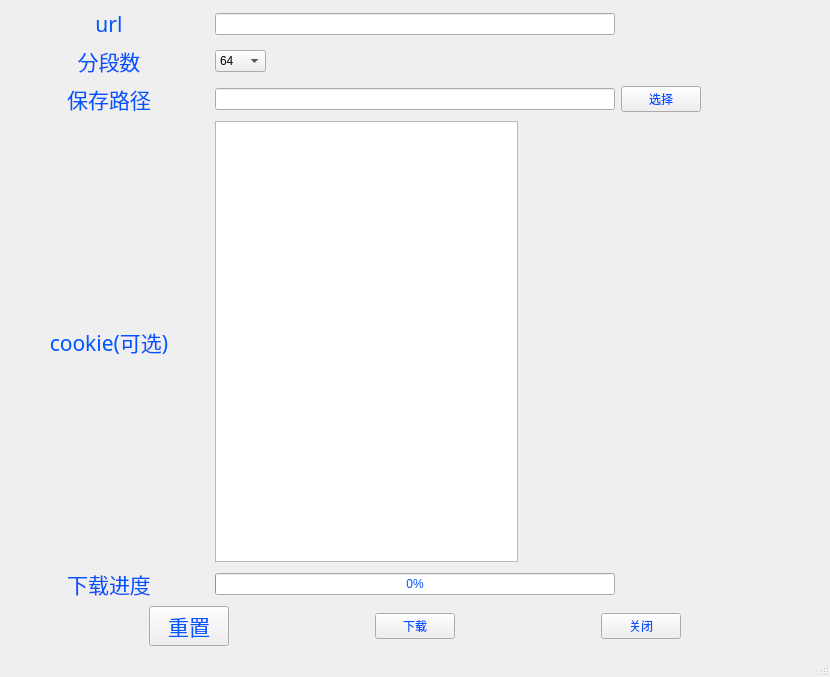
<?xml version="1.0" encoding="UTF-8"?>
<ui version="4.0">
 <class>MainWindow</class>
 <widget class="QMainWindow" name="MainWindow">
  <property name="geometry">
   <rect>
    <x>0</x>
    <y>0</y>
    <width>830</width>
    <height>677</height>
   </rect>
  </property>
  <property name="windowTitle">
   <string>MainWindow</string>
  </property>
  <widget class="QWidget" name="centralwidget">
   <layout class="QVBoxLayout" name="verticalLayout">
    <item>
     <layout class="QHBoxLayout" name="horizontalLayout">
      <item>
       <widget class="QLabel" name="label">
        <property name="minimumSize">
         <size>
          <width>200</width>
          <height>0</height>
         </size>
        </property>
        <property name="font">
         <font>
          <family>宋体</family>
          <pointsize>16</pointsize>
         </font>
        </property>
        <property name="styleSheet">
         <string notr="true">font: 16pt &quot;宋体&quot;;
color: rgb(0, 85, 255);</string>
        </property>
        <property name="text">
         <string>url</string>
        </property>
        <property name="alignment">
         <set>Qt::AlignCenter</set>
        </property>
       </widget>
      </item>
      <item>
       <widget class="QLineEdit" name="urlLineEdit">
        <property name="minimumSize">
         <size>
          <width>400</width>
          <height>0</height>
         </size>
        </property>
       </widget>
      </item>
      <item>
       <spacer name="horizontalSpacer_3">
        <property name="orientation">
         <enum>Qt::Horizontal</enum>
        </property>
        <property name="sizeHint" stdset="0">
         <size>
          <width>40</width>
          <height>20</height>
         </size>
        </property>
       </spacer>
      </item>
     </layout>
    </item>
    <item>
     <layout class="QHBoxLayout" name="horizontalLayout_2">
      <item>
       <widget class="QLabel" name="label_2">
        <property name="minimumSize">
         <size>
          <width>200</width>
          <height>0</height>
         </size>
        </property>
        <property name="font">
         <font>
          <family>宋体</family>
          <pointsize>16</pointsize>
         </font>
        </property>
        <property name="styleSheet">
         <string notr="true">font: 16pt &quot;宋体&quot;;
color: rgb(0, 85, 255);</string>
        </property>
        <property name="text">
         <string>分段数</string>
        </property>
        <property name="alignment">
         <set>Qt::AlignCenter</set>
        </property>
       </widget>
      </item>
      <item>
       <widget class="QComboBox" name="segmentComboBox">
        <property name="currentText">
         <string>64</string>
        </property>
        <property name="currentIndex">
         <number>4</number>
        </property>
        <item>
         <property name="text">
          <string>1</string>
         </property>
        </item>
        <item>
         <property name="text">
          <string>5</string>
         </property>
        </item>
        <item>
         <property name="text">
          <string>10</string>
         </property>
        </item>
        <item>
         <property name="text">
          <string>32</string>
         </property>
        </item>
        <item>
         <property name="text">
          <string>64</string>
         </property>
        </item>
        <item>
         <property name="text">
          <string>128</string>
         </property>
        </item>
        <item>
         <property name="text">
          <string>256</string>
         </property>
        </item>
       </widget>
      </item>
      <item>
       <spacer name="horizontalSpacer_6">
        <property name="orientation">
         <enum>Qt::Horizontal</enum>
        </property>
        <property name="sizeHint" stdset="0">
         <size>
          <width>40</width>
          <height>20</height>
         </size>
        </property>
       </spacer>
      </item>
     </layout>
    </item>
    <item>
     <layout class="QHBoxLayout" name="horizontalLayout_3">
      <item>
       <widget class="QLabel" name="label_5">
        <property name="minimumSize">
         <size>
          <width>200</width>
          <height>0</height>
         </size>
        </property>
        <property name="font">
         <font>
          <family>宋体</family>
          <pointsize>16</pointsize>
         </font>
        </property>
        <property name="styleSheet">
         <string notr="true">font: 16pt &quot;宋体&quot;;
color: rgb(0, 85, 255);</string>
        </property>
        <property name="text">
         <string>保存路径</string>
        </property>
        <property name="alignment">
         <set>Qt::AlignCenter</set>
        </property>
       </widget>
      </item>
      <item>
       <widget class="QLineEdit" name="filePathLineEdit">
        <property name="minimumSize">
         <size>
          <width>400</width>
          <height>0</height>
         </size>
        </property>
        <property name="baseSize">
         <size>
          <width>0</width>
          <height>0</height>
         </size>
        </property>
       </widget>
      </item>
      <item>
       <widget class="QPushButton" name="selectFilePathButton">
        <property name="styleSheet">
         <string notr="true">font: 16pt &quot;宋体&quot;;
color: rgb(0, 85, 255);</string>
        </property>
        <property name="text">
         <string>选择</string>
        </property>
       </widget>
      </item>
      <item>
       <spacer name="horizontalSpacer_9">
        <property name="orientation">
         <enum>Qt::Horizontal</enum>
        </property>
        <property name="sizeHint" stdset="0">
         <size>
          <width>40</width>
          <height>20</height>
         </size>
        </property>
       </spacer>
      </item>
     </layout>
    </item>
    <item>
     <layout class="QHBoxLayout" name="horizontalLayout_6">
      <item>
       <widget class="QLabel" name="label_3">
        <property name="minimumSize">
         <size>
          <width>200</width>
          <height>0</height>
         </size>
        </property>
        <property name="font">
         <font>
          <family>宋体</family>
          <pointsize>16</pointsize>
         </font>
        </property>
        <property name="styleSheet">
         <string notr="true">font: 16pt &quot;宋体&quot;;
color: rgb(0, 85, 255);</string>
        </property>
        <property name="text">
         <string>cookie(可选)</string>
        </property>
        <property name="alignment">
         <set>Qt::AlignCenter</set>
        </property>
       </widget>
      </item>
      <item>
       <widget class="QTextEdit" name="cookieTextEdit"/>
      </item>
      <item>
       <spacer name="horizontalSpacer_13">
        <property name="orientation">
         <enum>Qt::Horizontal</enum>
        </property>
        <property name="sizeHint" stdset="0">
         <size>
          <width>40</width>
          <height>20</height>
         </size>
        </property>
       </spacer>
      </item>
     </layout>
    </item>
    <item>
     <layout class="QHBoxLayout" name="horizontalLayout_4">
      <item>
       <widget class="QLabel" name="label_4">
        <property name="minimumSize">
         <size>
          <width>200</width>
          <height>0</height>
         </size>
        </property>
        <property name="font">
         <font>
          <family>宋体</family>
          <pointsize>16</pointsize>
         </font>
        </property>
        <property name="styleSheet">
         <string notr="true">font: 16pt &quot;宋体&quot;;
color: rgb(0, 85, 255);</string>
        </property>
        <property name="text">
         <string>下载进度</string>
        </property>
        <property name="alignment">
         <set>Qt::AlignCenter</set>
        </property>
       </widget>
      </item>
      <item>
       <widget class="QProgressBar" name="progressBar">
        <property name="minimumSize">
         <size>
          <width>400</width>
          <height>0</height>
         </size>
        </property>
        <property name="styleSheet">
         <string notr="true">font: 16pt &quot;宋体&quot;;
color: rgb(0, 85, 255);</string>
        </property>
        <property name="value">
         <number>0</number>
        </property>
       </widget>
      </item>
      <item>
       <widget class="QLabel" name="speedLabel">
        <property name="styleSheet">
         <string notr="true">font: 16pt &quot;宋体&quot;;
color: rgb(0, 85, 255);</string>
        </property>
        <property name="text">
         <string/>
        </property>
       </widget>
      </item>
      <item>
       <spacer name="horizontalSpacer_2">
        <property name="orientation">
         <enum>Qt::Horizontal</enum>
        </property>
        <property name="sizeHint" stdset="0">
         <size>
          <width>40</width>
          <height>20</height>
         </size>
        </property>
       </spacer>
      </item>
     </layout>
    </item>
    <item>
     <layout class="QHBoxLayout" name="horizontalLayout_5">
      <item>
       <spacer name="horizontalSpacer">
        <property name="orientation">
         <enum>Qt::Horizontal</enum>
        </property>
        <property name="sizeHint" stdset="0">
         <size>
          <width>40</width>
          <height>20</height>
         </size>
        </property>
       </spacer>
      </item>
      <item>
       <widget class="QPushButton" name="resetButton">
        <property name="font">
         <font>
          <family>宋体</family>
          <pointsize>16</pointsize>
         </font>
        </property>
        <property name="styleSheet">
         <string notr="true">font: 16pt &quot;宋体&quot;;
color: rgb(0, 85, 255);</string>
        </property>
        <property name="text">
         <string>重置</string>
        </property>
       </widget>
      </item>
      <item>
       <spacer name="horizontalSpacer_18">
        <property name="orientation">
         <enum>Qt::Horizontal</enum>
        </property>
        <property name="sizeHint" stdset="0">
         <size>
          <width>40</width>
          <height>20</height>
         </size>
        </property>
       </spacer>
      </item>
      <item>
       <widget class="QPushButton" name="downloadButton">
        <property name="styleSheet">
         <string notr="true">font: 16pt &quot;宋体&quot;;
color: rgb(0, 85, 255);</string>
        </property>
        <property name="text">
         <string>下载</string>
        </property>
       </widget>
      </item>
      <item>
       <spacer name="horizontalSpacer_19">
        <property name="orientation">
         <enum>Qt::Horizontal</enum>
        </property>
        <property name="sizeHint" stdset="0">
         <size>
          <width>40</width>
          <height>20</height>
         </size>
        </property>
       </spacer>
      </item>
      <item>
       <widget class="QPushButton" name="closeButton">
        <property name="styleSheet">
         <string notr="true">font: 16pt &quot;宋体&quot;;
color: rgb(0, 85, 255);</string>
        </property>
        <property name="text">
         <string>关闭</string>
        </property>
       </widget>
      </item>
      <item>
       <spacer name="horizontalSpacer_20">
        <property name="orientation">
         <enum>Qt::Horizontal</enum>
        </property>
        <property name="sizeHint" stdset="0">
         <size>
          <width>40</width>
          <height>20</height>
         </size>
        </property>
       </spacer>
      </item>
     </layout>
    </item>
   </layout>
  </widget>
  <widget class="QMenuBar" name="menubar">
   <property name="geometry">
    <rect>
     <x>0</x>
     <y>0</y>
     <width>830</width>
     <height>23</height>
    </rect>
   </property>
  </widget>
  <widget class="QStatusBar" name="statusbar"/>
 </widget>
 <resources/>
 <connections>
  <connection>
   <sender>selectFilePathButton</sender>
   <signal>clicked()</signal>
   <receiver>MainWindow</receiver>
   <slot>selectFilePath()</slot>
   <hints>
    <hint type="sourcelabel">
     <x>658</x>
     <y>113</y>
    </hint>
    <hint type="destinationlabel">
     <x>703</x>
     <y>30</y>
    </hint>
   </hints>
  </connection>
  <connection>
   <sender>resetButton</sender>
   <signal>clicked()</signal>
   <receiver>MainWindow</receiver>
   <slot>resetParam()</slot>
   <hints>
    <hint type="sourcelabel">
     <x>158</x>
     <y>636</y>
    </hint>
    <hint type="destinationlabel">
     <x>105</x>
     <y>646</y>
    </hint>
   </hints>
  </connection>
  <connection>
   <sender>downloadButton</sender>
   <signal>clicked()</signal>
   <receiver>MainWindow</receiver>
   <slot>startDownload()</slot>
   <hints>
    <hint type="sourcelabel">
     <x>421</x>
     <y>637</y>
    </hint>
    <hint type="destinationlabel">
     <x>437</x>
     <y>646</y>
    </hint>
   </hints>
  </connection>
  <connection>
   <sender>closeButton</sender>
   <signal>clicked()</signal>
   <receiver>MainWindow</receiver>
   <slot>closeWindow()</slot>
   <hints>
    <hint type="sourcelabel">
     <x>647</x>
     <y>621</y>
    </hint>
    <hint type="destinationlabel">
     <x>727</x>
     <y>613</y>
    </hint>
   </hints>
  </connection>
  <connection>
   <sender>urlLineEdit</sender>
   <signal>editingFinished()</signal>
   <receiver>MainWindow</receiver>
   <slot>changeUrlContent()</slot>
   <hints>
    <hint type="sourcelabel">
     <x>434</x>
     <y>45</y>
    </hint>
    <hint type="destinationlabel">
     <x>450</x>
     <y>24</y>
    </hint>
   </hints>
  </connection>
  <connection>
   <sender>segmentComboBox</sender>
   <signal>currentIndexChanged(QString)</signal>
   <receiver>MainWindow</receiver>
   <slot>segmentNumberChange()</slot>
   <hints>
    <hint type="sourcelabel">
     <x>252</x>
     <y>72</y>
    </hint>
    <hint type="destinationlabel">
     <x>288</x>
     <y>80</y>
    </hint>
   </hints>
  </connection>
 </connections>
 <slots>
  <slot>selectFilePath()</slot>
  <slot>segmentNumberChange()</slot>
  <slot>resetParam()</slot>
  <slot>startDownload()</slot>
  <slot>closeWindow()</slot>
  <slot>changeUrlContent()</slot>
 </slots>
</ui>
